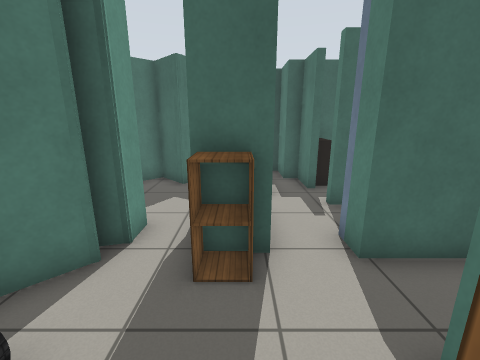
view 1 (above)

13 first-person views from a walk through a Gazebo world. The camera is 1.3 m above the floor, tilts 14° down and sees 90° across. The lines on the ground mark 1 m squares. The floor is counted in squares, 0.5 m on a side. Each view is taken from the middle of a square. On the plan, view 1 faces up. The plan holds only what a view shows up to about 17 squares ahead; the rest is blank. Gazebo's built-in surfaces are drawn with simple patterns.

view 2
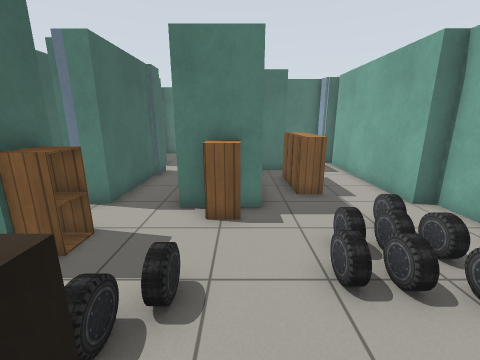

view 3
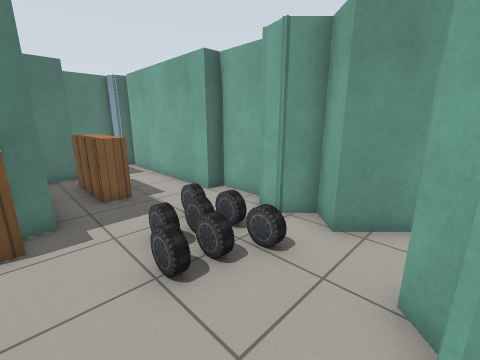

view 4
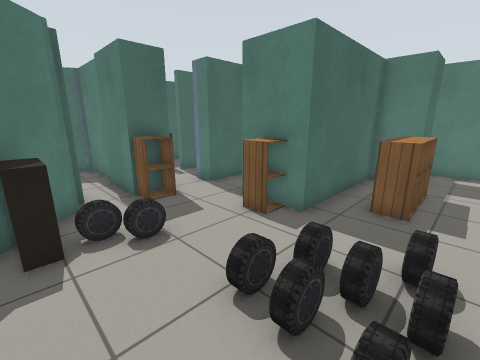

view 5
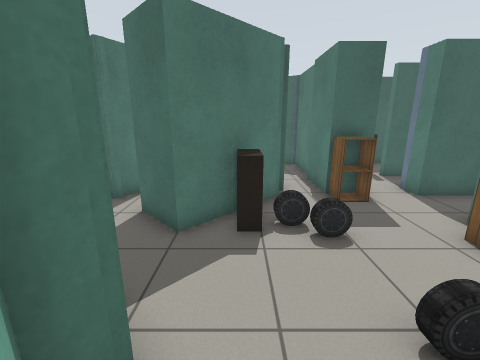

view 6
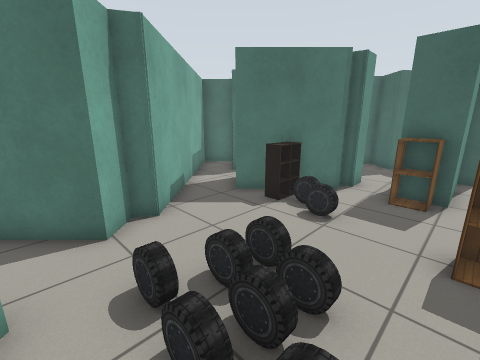

view 7
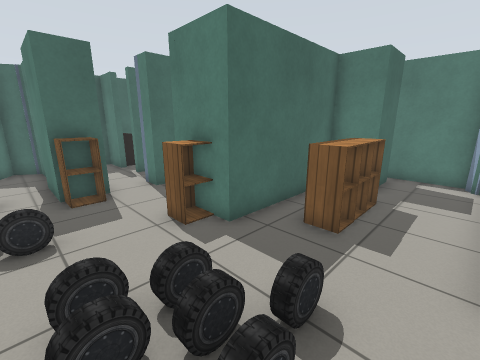

view 8
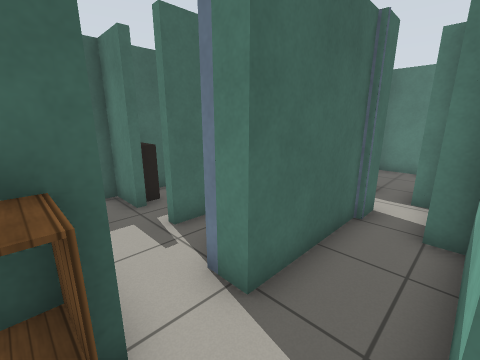

view 9
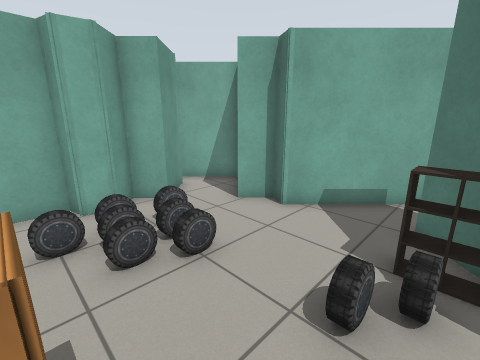

view 10
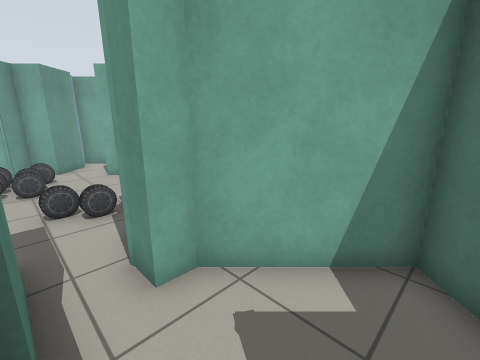

view 11
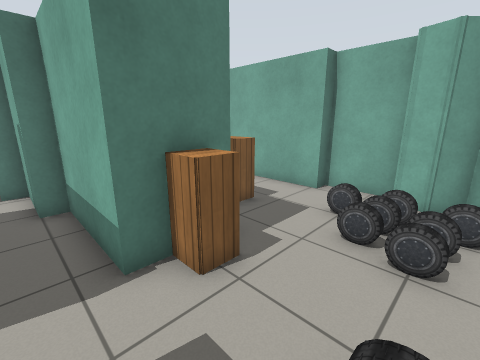

view 12
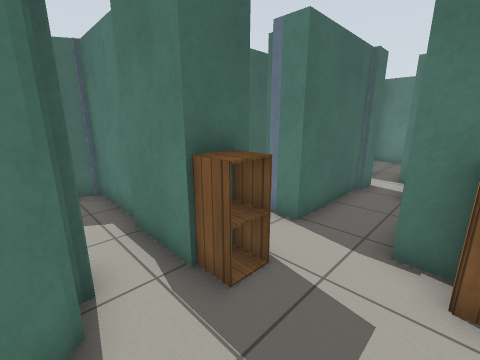

view 13
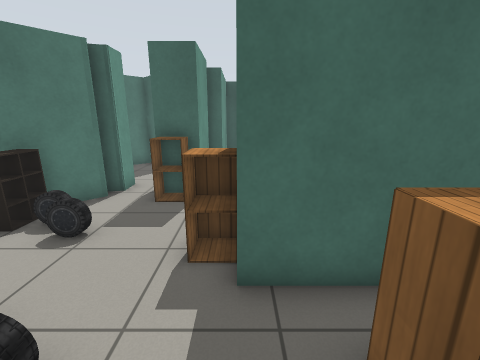

### Floor plan
Ten units are one square. View 1 is at (0, 0); x grows to the right and y downward. Boxes are objects, and circles mark ways between rooms. Rooms are numbered by the first view taken in them; rooms with no view inside come last. Other rooms are left out.
<svg viewBox="-80 -114 191 201">
<path fill="none" stroke="#000" d="M20 -4 20 -18M23 55 94 55M-38 -29 -55 -13 -69 -27M-42 67 -29 53 -20 62 -12 54 -3 56 -2 62 23 62M97 24 77 24 77 7 24 7M-68 59 -45 82M-75 -3 -51 22 -54 28 -45 36 -62 53M97 57 99 51 103 48M106 50 106 21M-34 -19 -41 -19M-34 -25 -40 -25M-35 -26 -35 -13 -41 -13M-7 -74 -7 -102 -17 -108 -23 -97 -36 -109 -60 -85 -32 -57 -24 -57M-9 -54 -9 -69M20 -18 62 -18M-9 -44 -9 -54M6 -69 6 -44M28 -72 28 -76M11 -82 4 -82M62 -25 89 -25 89 -32M-26 -41 -38 -29M66 -41 23 -41 23 -52M-24 -57 -24 -47 -30 -46M76 -39 65 -39"/>
<rect x="-35" y="-25" width="20" height="10" fill="#bbb"><title>car</title></rect>
<rect x="-25" y="35" width="10" height="10" fill="#bbb"><title>car</title></rect>
<rect x="-25" y="25" width="10" height="10" fill="#bbb"><title>car</title></rect>
<rect x="-25" y="15" width="10" height="10" fill="#bbb"><title>car</title></rect>
<rect x="-25" y="-15" width="10" height="10" fill="#bbb"><title>car</title></rect>
<rect x="-15" y="35" width="20" height="10" fill="#bbb"><title>car</title></rect>
<rect x="-15" y="25" width="20" height="10" fill="#bbb"><title>car</title></rect>
<rect x="-15" y="15" width="20" height="10" fill="#bbb"><title>car</title></rect>
<rect x="5" y="35" width="10" height="10" fill="#bbb"><title>car</title></rect>
<rect x="5" y="-15" width="20" height="20" fill="#bbb"><title>cabinet</title></rect>
<rect x="35" y="15" width="10" height="20" fill="#bbb"><title>cabinet</title></rect>
<rect x="45" y="15" width="20" height="20" fill="#bbb"><title>cabinet</title></rect>
<rect x="-15" y="-45" width="20" height="10" fill="#bbb"><title>cabinet</title></rect>
<circle cx="-10" cy="-20" r="3" fill="#2a7"/>
<circle cx="-20" cy="-60" r="3" fill="#2a7"/>
<text x="10" y="20">1</text>
<text x="-30" y="-80">2</text>
<text x="20" y="-40">3</text>
</svg>
Room 1 opens to room 3. Room 2 opens to room 3.

Where each view was taken, in squares from view 1:
view 1: 0 up, 0 right, facing up
view 2: 0 up, 5 left, facing right
view 3: 0 up, 5 left, facing down-right
view 4: 4 down, 4 left, facing up-right
view 5: 4 down, 4 left, facing up
view 6: 5 down, 1 right, facing up-left
view 7: 5 down, 2 left, facing up-right
view 8: 2 up, 0 right, facing up-right
view 9: 2 up, 1 right, facing down-left
view 10: 9 up, 1 left, facing down-left
view 11: 3 up, 2 left, facing down-right
view 12: 1 up, 3 left, facing up-right
view 13: 4 down, 2 right, facing up
